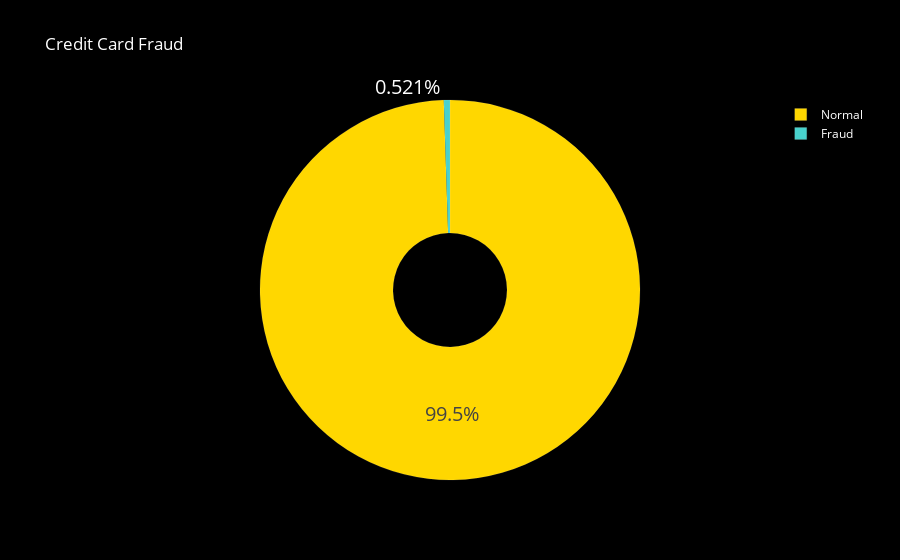

The cell this chart's notebook holds for it:
### Markdown cell above
## Checking Target Imbalance

### Code cell
colors = ['gold', 'mediumturquoise']
labels = ['Normal','Fraud']
values = ft['is_fraud'].value_counts()/ft['is_fraud'].shape[0]
fig = go.Figure(data=[go.Pie(labels = labels,
                             values=values,hole=.3)])
fig.update_traces(hoverinfo='label+percent', textinfo='percent', textfont_size=20,
                  marker=dict(colors=colors, line=dict(color='white', width=0.1)))
fig.update_layout(
    title_text="Credit Card Fraud",
    title_font_color="white",
    legend_title_font_color="yellow",
    paper_bgcolor="black",
    plot_bgcolor='black',
    font_color="white",
)
fig.show()

### Figure 1 — Plotly figure (JSON) as saved in the notebook; plotly's stock layout.template omitted (floating-point values rounded to 4 significant figures)
{"data": [{"hole": 0.3, "hoverinfo": "label+percent", "labels": ["Normal", "Fraud"], "marker": {"colors": ["gold", "mediumturquoise"], "line": {"color": "white", "width": 0.1}}, "textfont": {"size": 20}, "textinfo": "percent", "type": "pie", "values": [0.9948, 0.00521]}], "layout": {"font": {"color": "white"}, "legend": {"title": {"font": {"color": "yellow"}}}, "paper_bgcolor": "black", "plot_bgcolor": "black", "title": {"font": {"color": "white"}, "text": "Credit Card Fraud"}}}
